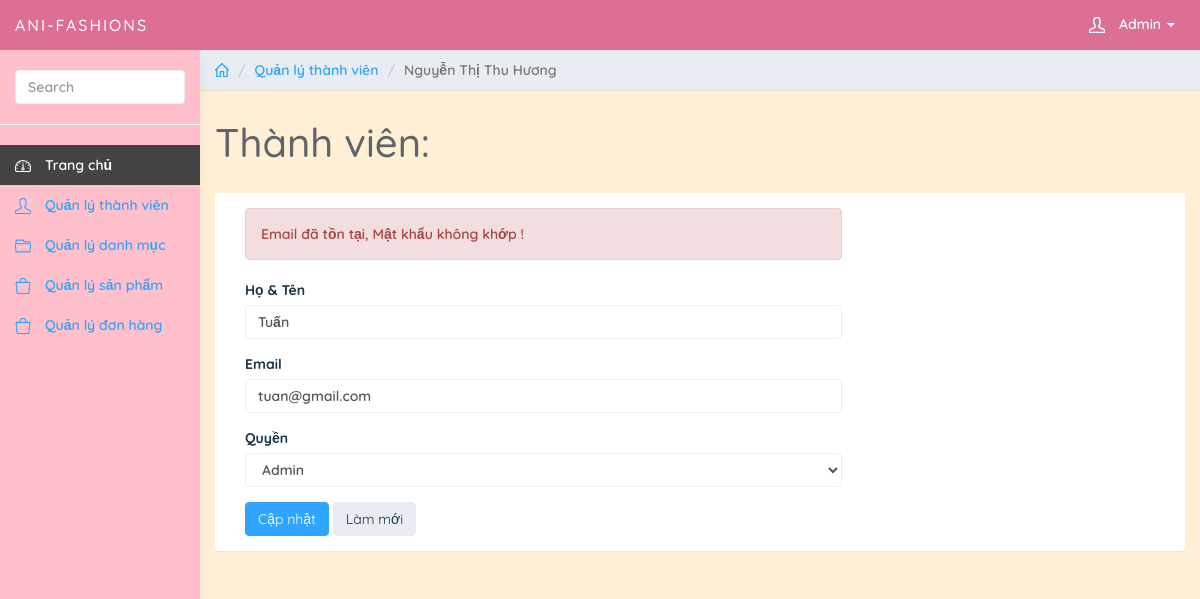
The page /admin/index.php?page_layout=edit_user.php&ID=29 (signed in) on the database its author committed.
### tables this page shows
CREATE TABLE `users` (
  `ID` int(11) NOT NULL,
  `Name` varchar(50) NOT NULL,
  `Email` varchar(255) DEFAULT NULL,
  `user_level` int(50) NOT NULL,
  `password` varchar(50) NOT NULL
);

### admin/index.php (called while the page is built, shortened)
<?php
include_once "header.php";
include_once "leftside.php";
?>
<?php
if (isset($_GET['page_layout'])) {
    $page = $_GET['page_layout'];
    switch (str_replace(".php", "", $page)) {
        case 'edit_user':
            include_once "./users/edit_user.php";
            break;
    }
} else {
    include_once "admin.php";
}
?>

### admin/users/edit_user.php (the view, shortened to what this page needs)
<?php
$NewUser = "";
if (isset($_GET['ID'])) {
    $ID = $connect->real_escape_string($_GET['ID']);
    $query = "SELECT * FROM users WHERE ID = $ID";
    $result = $connect->query($query);
    if ($result && $result->num_rows > 0) {
        $NewUser = $result->fetch_assoc();
    } else {
        echo "User not found!";
    }
}
?>
<div class="col-sm-9 col-sm-offset-3 col-lg-10 col-lg-offset-2 main">
    <div class="row">
        <ol class="breadcrumb">
            <li><a href="#"><svg class="glyph stroked home">
                        <use xlink:href="#stroked-home"></use>
                    </svg></a></li>
            <li><a href="">Quản lý thành viên</a></li>
            <li class="active">Nguyễn Thị Thu Hương</li>
        </ol>
    </div>
    <div class="row">
        <div class="col-lg-12">
            <h1 class="page-header">Thành viên: </h1>
        </div>
    </div>
    <div class="row">
        <div class="col-lg-12">
            <div class="panel panel-default">
                <div class="panel-body">
                    <div class="col-md-8">
                        <div class="alert alert-danger">Email đã tồn tại, Mật khẩu không khớp !</div>
                        <form role="form" method="post">
                            <div class="form-group">
                                <label>Họ & Tên</label>
                                <input type="text" value="<?php echo $NewUser['Name'] ?>" name="user_full" required
                                    class="form-control" placeholder="Họ Và Tên...">
                            </div>
                            <div class="form-group">
                                <label>Email</label>
                                <input type="text" value="<?php echo $NewUser['Email'] ?>" name="user_mail" required
                                    class="form-control">
                            </div>
                            <div class="form-group">
                                <label>Quyền</label>
                                <select value="<?php echo $NewUser['user_level'] ?>" name="user_level"
                                    class="form-control">
                                    <option value='1'>Admin</option>
                                </select>
                            </div>
                            <button type="submit" name="sbm" class="btn btn-primary">Cập nhật</button>
                            <button type="reset" class="btn btn-default">Làm mới</button>
                    </div>
                </div>
            </div>
        </div>
    </div>
</div>

### admin/css/styles.css (style rules this page uses)
a, a:hover, a:focus { color: #30a5ff; }
h1, h2, h3, h4, h5, h6 { color: #5f6468; }
h1 { font-weight: 500; font-size: 40px; }
.form-control { border: 1px solid #eee; box-shadow: none; }
.btn-default, .btn-default:hover, .btn-default:focus, .btn-default:active, .btn-default.active, .open > .dropdown-toggle.btn-default, .btn-default.disabled, .btn-default[disabled], fieldset[disabled] .btn-default, .btn-default.disabled:hover, .btn-default[disabled]:hover, fieldset[disabled] .btn-default:hover, .btn-default.disabled:focus, .btn-default[disabled]:focus, fieldset[disabled] .btn-default:focus, .btn-default.disabled:active, .btn-default[disabled]:active, fieldset[disabled] .btn-default:active, .btn-default.disabled.active, .btn-default[disabled].active, fieldset[disabled] .btn-default.active { background-color: #e9ecf2; border-color: #e9ecf2; color: #1b3548; }
.btn-primary, .btn-primary:hover, .btn-primary:focus, .btn-primary:active, .btn-primary.active, .open > .dropdown-toggle.btn-primary, .btn-primary.disabled, .btn-primary[disabled], fieldset[disabled] .btn-primary, .btn-primary.disabled:hover, .btn-primary[disabled]:hover, fieldset[disabled] .btn-primary:hover, .btn-primary.disabled:focus, .btn-primary[disabled]:focus, fieldset[disabled] .btn-primary:focus, .btn-primary.disabled:active, .btn-primary[disabled]:active, fieldset[disabled] .btn-primary:active, .btn-primary.disabled.active, .btn-primary[disabled].active, fieldset[disabled] .btn-primary.active { background-color: #30a5ff; border-color: #30a5ff; }
.panel { border: 0; }
.breadcrumb { border-radius: 0; padding: 10px 15px; background: #e9ecf2; box-shadow: 0 1px 1px rgba(0, 0, 0, 0.05); margin: 0; }
h1.page-header { margin-top: 30px; border-bottom: 0; }
.breadcrumb .glyph { height: 14px; width: 14px; margin: -2px 0 0 0; stroke-width: 4px; }

### rows shown on the page
users: user_full "Tuấn", user_mail "tuan@gmail.com", user_level "Admin"
